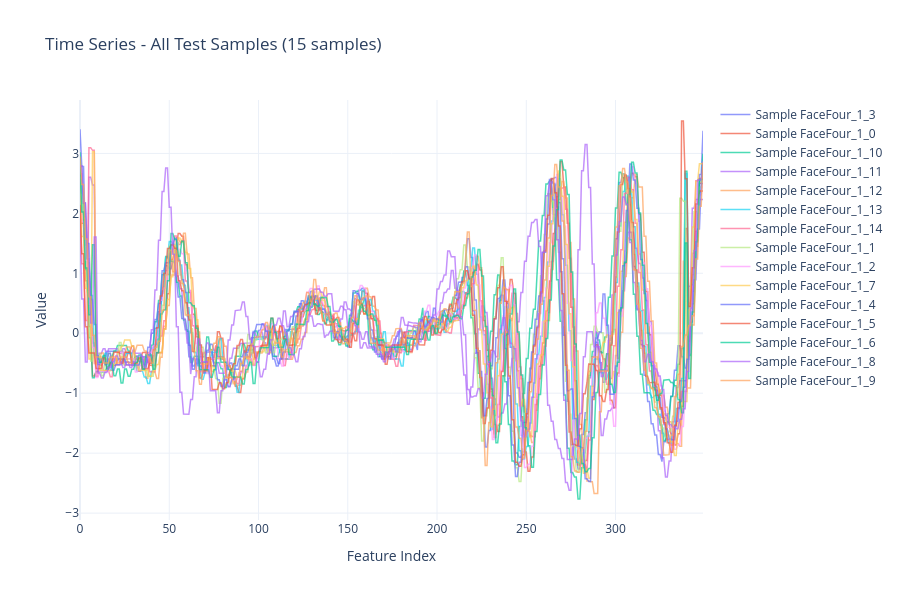

Write notebook code for a chart like this one.
### Code cell
# Visualize actual ICFs from the dataset
from etl.reasons_analysis import visualize_all_time_series

print(f"Total test samples available: {len(test_ids)}")
print(f"Number of features per sample: {len(feature_names)}")

# Visualize all time series (max 50 samples)
fig = visualize_all_time_series(tests_sample, test_ids, feature_names, max_samples=50)
fig.show()

# Select first sample for detailed analysis
sample_id = test_ids[0]

print(f"\n{'='*80}")
print(f"Detailed analysis will use Sample ID: {sample_id}")
print(f"{'='*80}")

### Figure 1 — Plotly figure (JSON) as saved in the notebook; plotly's stock layout.template omitted (floating-point values rounded to 4 significant figures; data arrays with more than 128 entries replaced by an {"elided": "..."} marker saying what was removed)
{"data": [{"line": {"width": 1.5}, "mode": "lines", "name": "Sample FaceFour_1_3", "opacity": 0.7, "showlegend": true, "type": "scatter", "x": {"elided": "350 int values"}, "y": {"elided": "350 float values"}}, {"line": {"width": 1.5}, "mode": "lines", "name": "Sample FaceFour_1_0", "opacity": 0.7, "showlegend": true, "type": "scatter", "x": {"elided": "350 int values"}, "y": {"elided": "350 float values"}}, {"line": {"width": 1.5}, "mode": "lines", "name": "Sample FaceFour_1_10", "opacity": 0.7, "showlegend": true, "type": "scatter", "x": {"elided": "350 int values"}, "y": {"elided": "350 float values"}}, {"line": {"width": 1.5}, "mode": "lines", "name": "Sample FaceFour_1_11", "opacity": 0.7, "showlegend": true, "type": "scatter", "x": {"elided": "350 int values"}, "y": {"elided": "350 float values"}}, {"line": {"width": 1.5}, "mode": "lines", "name": "Sample FaceFour_1_12", "opacity": 0.7, "showlegend": true, "type": "scatter", "x": {"elided": "350 int values"}, "y": {"elided": "350 float values"}}, {"line": {"width": 1.5}, "mode": "lines", "name": "Sample FaceFour_1_13", "opacity": 0.7, "showlegend": true, "type": "scatter", "x": {"elided": "350 int values"}, "y": {"elided": "350 float values"}}, {"line": {"width": 1.5}, "mode": "lines", "name": "Sample FaceFour_1_14", "opacity": 0.7, "showlegend": true, "type": "scatter", "x": {"elided": "350 int values"}, "y": {"elided": "350 float values"}}, {"line": {"width": 1.5}, "mode": "lines", "name": "Sample FaceFour_1_1", "opacity": 0.7, "showlegend": true, "type": "scatter", "x": {"elided": "350 int values"}, "y": {"elided": "350 float values"}}, {"line": {"width": 1.5}, "mode": "lines", "name": "Sample FaceFour_1_2", "opacity": 0.7, "showlegend": true, "type": "scatter", "x": {"elided": "350 int values"}, "y": {"elided": "350 float values"}}, {"line": {"width": 1.5}, "mode": "lines", "name": "Sample FaceFour_1_7", "opacity": 0.7, "showlegend": true, "type": "scatter", "x": {"elided": "350 int values"}, "y": {"elided": "350 float values"}}, {"line": {"width": 1.5}, "mode": "lines", "name": "Sample FaceFour_1_4", "opacity": 0.7, "showlegend": true, "type": "scatter", "x": {"elided": "350 int values"}, "y": {"elided": "350 float values"}}, {"line": {"width": 1.5}, "mode": "lines", "name": "Sample FaceFour_1_5", "opacity": 0.7, "showlegend": true, "type": "scatter", "x": {"elided": "350 int values"}, "y": {"elided": "350 float values"}}, {"line": {"width": 1.5}, "mode": "lines", "name": "Sample FaceFour_1_6", "opacity": 0.7, "showlegend": true, "type": "scatter", "x": {"elided": "350 int values"}, "y": {"elided": "350 float values"}}, {"line": {"width": 1.5}, "mode": "lines", "name": "Sample FaceFour_1_8", "opacity": 0.7, "showlegend": true, "type": "scatter", "x": {"elided": "350 int values"}, "y": {"elided": "350 float values"}}, {"line": {"width": 1.5}, "mode": "lines", "name": "Sample FaceFour_1_9", "opacity": 0.7, "showlegend": true, "type": "scatter", "x": {"elided": "350 int values"}, "y": {"elided": "350 float values"}}], "layout": {"height": 600, "hovermode": "closest", "showlegend": true, "title": {"text": "Time Series - All Test Samples (15 samples)"}, "xaxis": {"title": {"text": "Feature Index"}}, "yaxis": {"title": {"text": "Value"}}}}
